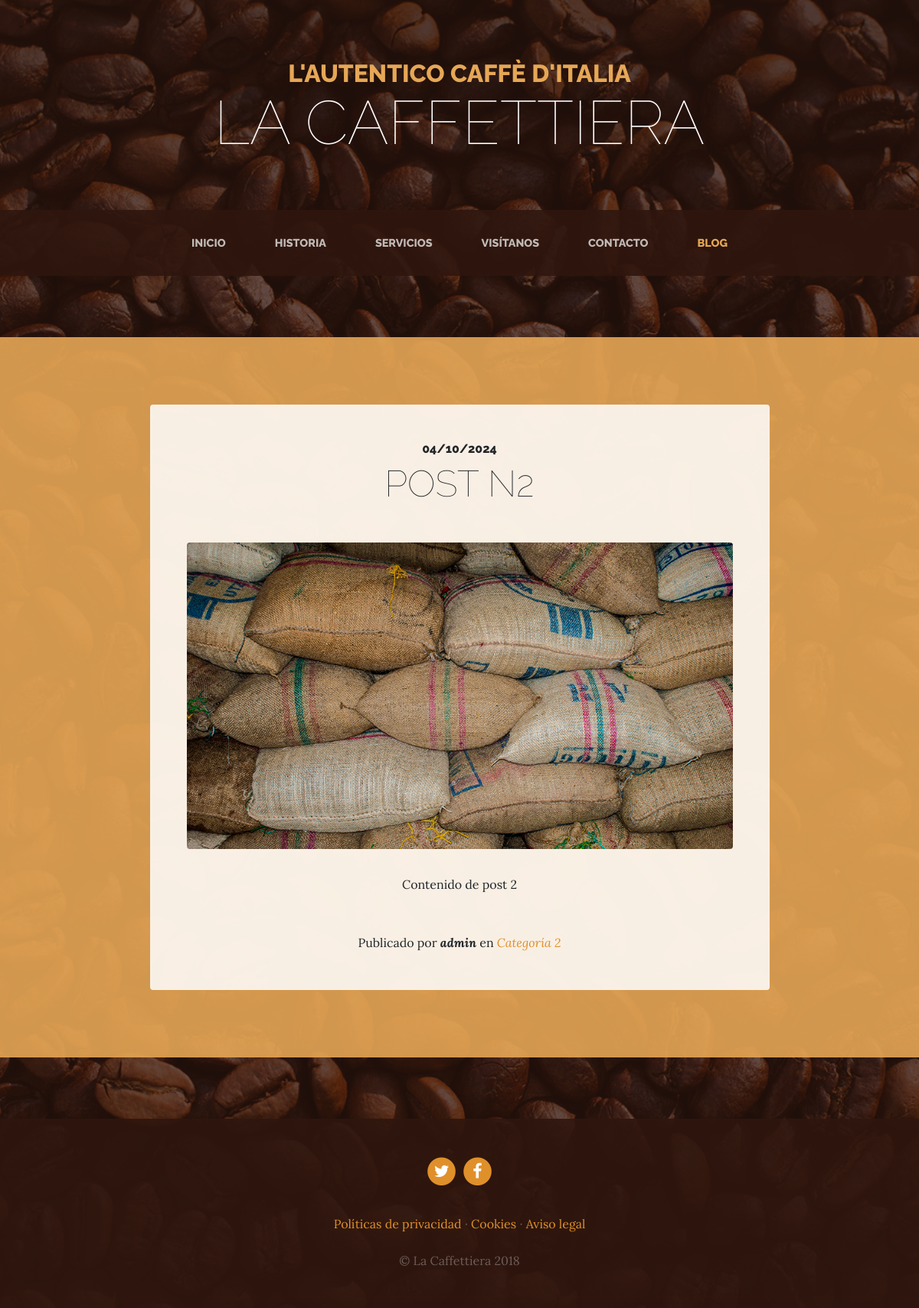
The app's page /blog/category/2/ with its own data.
### blog/models.py (models this page shows)
class Post(models.Model):
    title = models.CharField(max_length=200,verbose_name = "Título")
    content = models.TextField(verbose_name = "Contenído")
    published = models.DateTimeField( verbose_name="Fecha de publicación", default = now )
    image = models.ImageField(verbose_name="Imágen", upload_to ="blank", null=True, blank=True)
    author = models.ForeignKey(User, verbose_name="Autor", on_delete=models.CASCADE)
    categories = models.ManyToManyField(Category, verbose_name="Categorías", related_name="get_posts")
    created  = models.DateTimeField(auto_now_add=True, verbose_name="Fecha de creación")
    updated  = models.DateTimeField(auto_now=True, verbose_name="Fecha de edición")

class Category(models.Model):
    name   = models.CharField(max_length=100,verbose_name = "Nombre")
    created  = models.DateTimeField(auto_now_add=True, verbose_name="Fecha de creación")
    updated  = models.DateTimeField(auto_now=True, verbose_name="Fecha de edición")
    class Meta:
        verbose_name = "Categoría"
        verbose_name_plural = "Categorías"
        ordering = ['-created']
    def __str__(self):
        return self.name

### pages/models.py (models this page shows, shortened)
class Page(models.Model):
    title = models.CharField(max_length=200,
        verbose_name="Título")
    content = RichTextField(
        verbose_name="Contenido")
    created = models.DateTimeField(auto_now_add=True,
        verbose_name="Fecha de creación")
    updated = models.DateTimeField(auto_now=True,
        verbose_name="Fecha de edición")
    order = models.SmallIntegerField(verbose_name="Orden", default=0)
    class Meta:
        verbose_name = "página"
        verbose_name_plural = "páginas"
        ordering = ['order','title']

### blog/views.py (the view)
# urls.py: path('category/<int:category_id>/', views.category, name="category"),
def category(request, category_id):
    category = get_object_or_404(Category, id=category_id)
    return render(request, "blog/category.html", {'category':category})

### pages/templatetags/pages_extras.py (called while the page is built)
@register.simple_tag
def get_page_list():
    pages = Page.objects.all()
    return pages

### social/processors.py (called while the page is built)
def ctx_dict(request):
    ctx = {}
    links = Link.objects.all()
    for link in links:
        ctx[link.key] = link.url
    return ctx

### blog/templates/blog/category.html (shortened to what this page needs)
{% extends 'core/base.html' %}
{% load static %}
{% block content %}
{% for post in category.get_posts.all %}
<section class="page-section cta">
  <div class="container">
    <div class="row">
      <div class="col-xl-9 mx-auto">
        <div class="cta-innerv text-center rounded">
          <h2 class="section-heading mb-5">
            <span class="section-heading-upper">{{post.published|date:"SHORT_DATE_FORMAT"}}</span>
            <span class="section-heading-lower">{{post.title}}</span>
          </h2>
          <p class="mb-0">
            <img class="mx-auto d-flex rounded img-fluid mb-3 mb-lg-0"  src="{{post.image.url}}" alt="">
          </p>
          <p class="mb-0 mbt">
            {{post.content|linebreaks}}
          </p>
          <p class="mb-0 mbt">
          <span class="section-heading-under">Publicado por <em><b>{{post.author}}</b></em> en
          {% for category in post.categories.all  %}
            <em><a href="{% url 'category' category.id %}" class="link">{{category.name}} {% if not forloop.last %}, {% endif %}</a></em>
          {% endfor %}
          </span>
          </p>
        </div>
      </div>
    </div>
  </div>
</section>
{% endfor %}
{% endblock %}

### core/templates/core/base.html (shortened to what this page needs)
<!DOCTYPE html>
<html lang="es">
  <head>
    {% load static %}
    <link href="{% static 'core/vendor/bootstrap/css/bootstrap.min.css' %}" rel="stylesheet">
    <link href="{% static 'core/vendor/font-awesome/css/font-awesome.min.css' %}" rel="stylesheet" type="text/css">
    <link href="{% static 'core/css/business-casual.css' %}" rel="stylesheet">
  </head>
  <body>
    <h1 class="site-heading text-center text-white d-none d-lg-block">
      <span class="site-heading-upper text-primary mb-3">L'autentico caffè d'italia</span>
      <span class="site-heading-lower">La Caffettiera</span>
    </h1>
    <nav class="navbar navbar-expand-lg navbar-dark py-lg-4" id="mainNav">
      <div class="container">
        <div class="collapse navbar-collapse" id="navbarResponsive">
          <ul class="navbar-nav mx-auto">
            <li class="nav-item  px-lg-4  {% if request.path == '/' or  request.path == '' or request.path == '/dashboard/'%}active{% endif %}">
              <a class="nav-link text-uppercase text-expanded" href="{% url 'home' %}">Inicio</a>
            </li>
            <li class="nav-item px-lg-4  {% if request.path == '/about/' %}active{% endif %}">
              <a class="nav-link text-uppercase text-expanded" href="{% url 'about' %}">Historia</a>
            </li>
            <li class="nav-item px-lg-4 {% if request.path == '/services/' %}active{% endif %}">
              <a class="nav-link text-uppercase text-expanded" href="{% url 'services' %}">Servicios</a>
            </li>
            <li class="nav-item px-lg-4 {% if request.path == '/store/' %}active{% endif %}">
              <a class="nav-link text-uppercase text-expanded" href="{% url 'store' %}">Visítanos</a>
            </li>
            <li class="nav-item px-lg-4 {% if request.path == '/contact/' %}active{% endif %}">
              <a class="nav-link text-uppercase text-expanded" href="{% url 'contact' %}">Contacto</a>
            </li>
            <li class="nav-item px-lg-4 {% if request.path|slice:":6" == '/blog/' %}active{% endif %}">
              <a class="nav-link text-uppercase text-expanded" href="{% url 'blog' %}">Blog</a>
            </li>
          </ul>
        </div>
      </div>
    </nav>
    {% block content %} {% endblock %}
    <footer class="footer text-faded text-center py-5">
      <div class="container">
        <p class="m-0">
          {% if LINK_X %}
	        <a href="{{LINK_X}}" class="link">
	          <span class="fa-stack fa-lg">
	            <i class="fa fa-circle fa-stack-2x"></i>
	            <i class="fa fa-twitter fa-stack-1x fa-inverse"></i>
	          </span>
	        </a>
          {% endif %}
          {% if LINK_FACEBOOK %}
	        <a href="{{LINK_FACEBOOK}}" class="link">
	          <span class="fa-stack fa-lg">
	            <i class="fa fa-circle fa-stack-2x"></i>
	            <i class="fa fa-facebook fa-stack-1x fa-inverse"></i>
	          </span>
	        </a>
           {% endif %}
	    </p>
        <p class="m-0 mbt">
        {% load pages_extras %}
        {% get_page_list as page_list %}
        {% for page in page_list %}
            <a href="{% url 'page' page.id %}" class="link">{{page.title}}</a>
            {% if not forloop.last %}·{% endif %}
        {% endfor %}
		</p>
        <p class="m-0 mbt1">&copy; La Caffettiera 2018</p>
      </div>
	</footer>
  </body>
</html>

### core/static/core/css/business-casual.css (style rules this page uses)
body { font-family: 'Lora'; background: linear-gradient(rgba(47, 23, 15, 0.65), rgba(47, 23, 15, 0.65)), url("../img/bg.jpg"); background-attachment: fixed; background-position: center; background-size: cover; }
h1, h2, h3, h4, h5, h6 { font-family: 'Raleway'; }
p { line-height: 1.75; }
.text-faded { color: rgba(255, 255, 255, 0.3); }
.site-heading { margin-top: 5rem; margin-bottom: 5rem; text-transform: uppercase; line-height: 1; font-family: 'Raleway'; }
.site-heading .site-heading-upper { display: block; font-size: 2rem; font-weight: 800; }
.site-heading .site-heading-lower { font-size: 5rem; font-weight: 100; line-height: 4rem; }
.page-section { margin-top: 5rem; margin-bottom: 5rem; }
.section-heading { text-transform: uppercase; }
.section-heading .section-heading-upper { display: block; font-size: 1rem; font-weight: 800; padding-bottom:.5rem; }
.section-heading .section-heading-lower { display: block; font-size: 3rem; font-weight: 100; }
#mainNav { background-color: rgba(47, 23, 15, 0.9); font-family: 'Raleway'; }
#mainNav .navbar-nav .nav-item .nav-link { color: rgba(255, 255, 255, 0.7); font-weight: 800; }
#mainNav .navbar-nav .nav-item.active .nav-link { color: #e6a756; }
@media (min-width: 992px) { #mainNav .navbar-nav .nav-item .nav-link { font-size: 0.9rem; } }
.cta { padding-top: 5rem; padding-bottom: 5rem; background-color: rgba(230, 167, 86, 0.9); }
.cta .cta-innerv { position: relative; padding: 3rem; margin: 0.5rem; background-color: rgba(255, 255, 255, 0.85); }
.footer { background-color: rgba(47, 23, 15, 0.9); }
.text-primary { color: #e6a756 !important; }
.mbt { padding-top: 2rem; }
.mbt1 { padding-top: 1.25rem; }
a.link { color: #df902a; }

### records on screen
Post: published "04/10/2024", title "POST N2", image (picture), content "Contenido de post 2", author "admin"
Category: name "Categoría 2"
Page: title "Políticas de privacidad"
Page: title "Cookies"
Page: title "Aviso legal"
